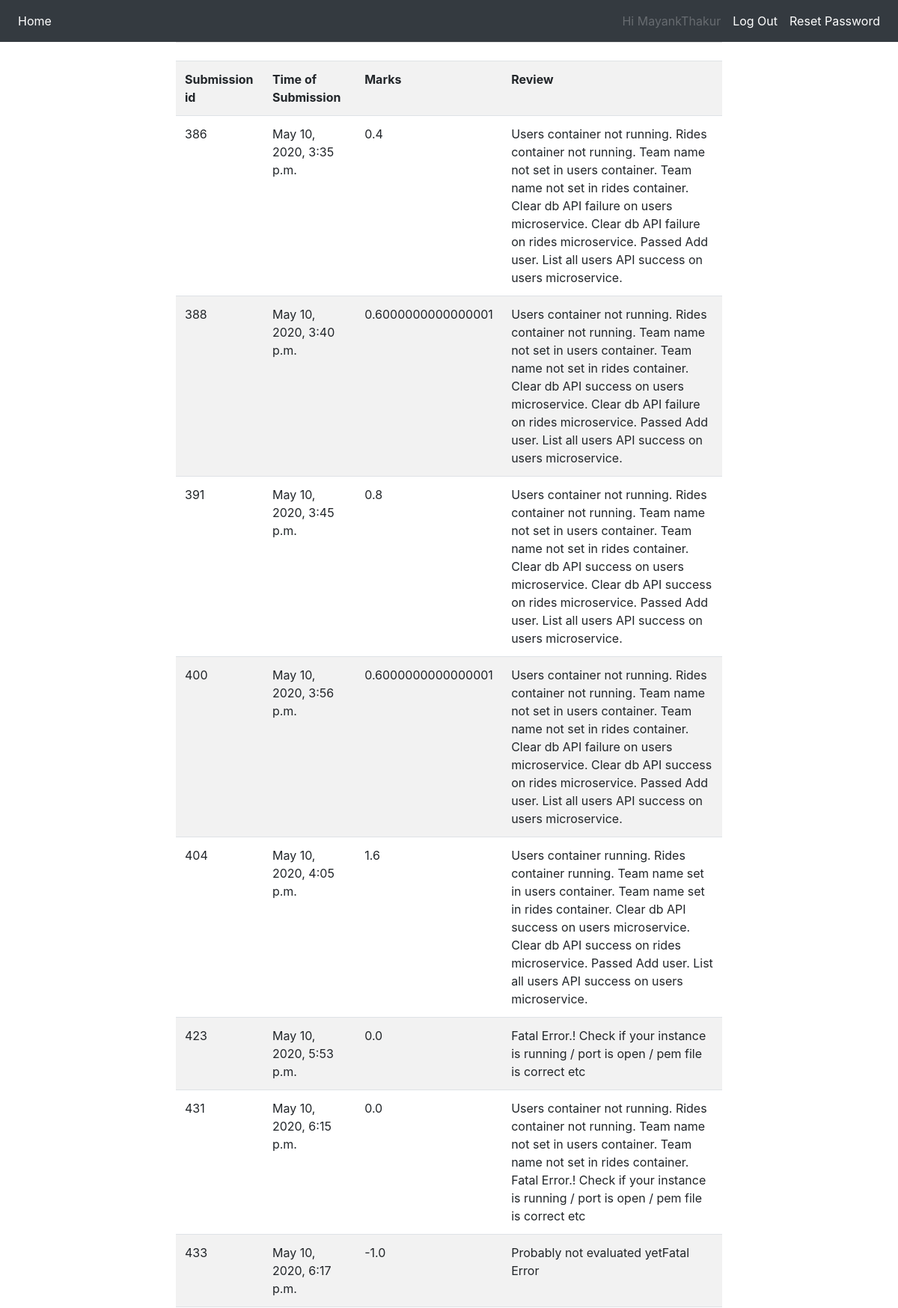
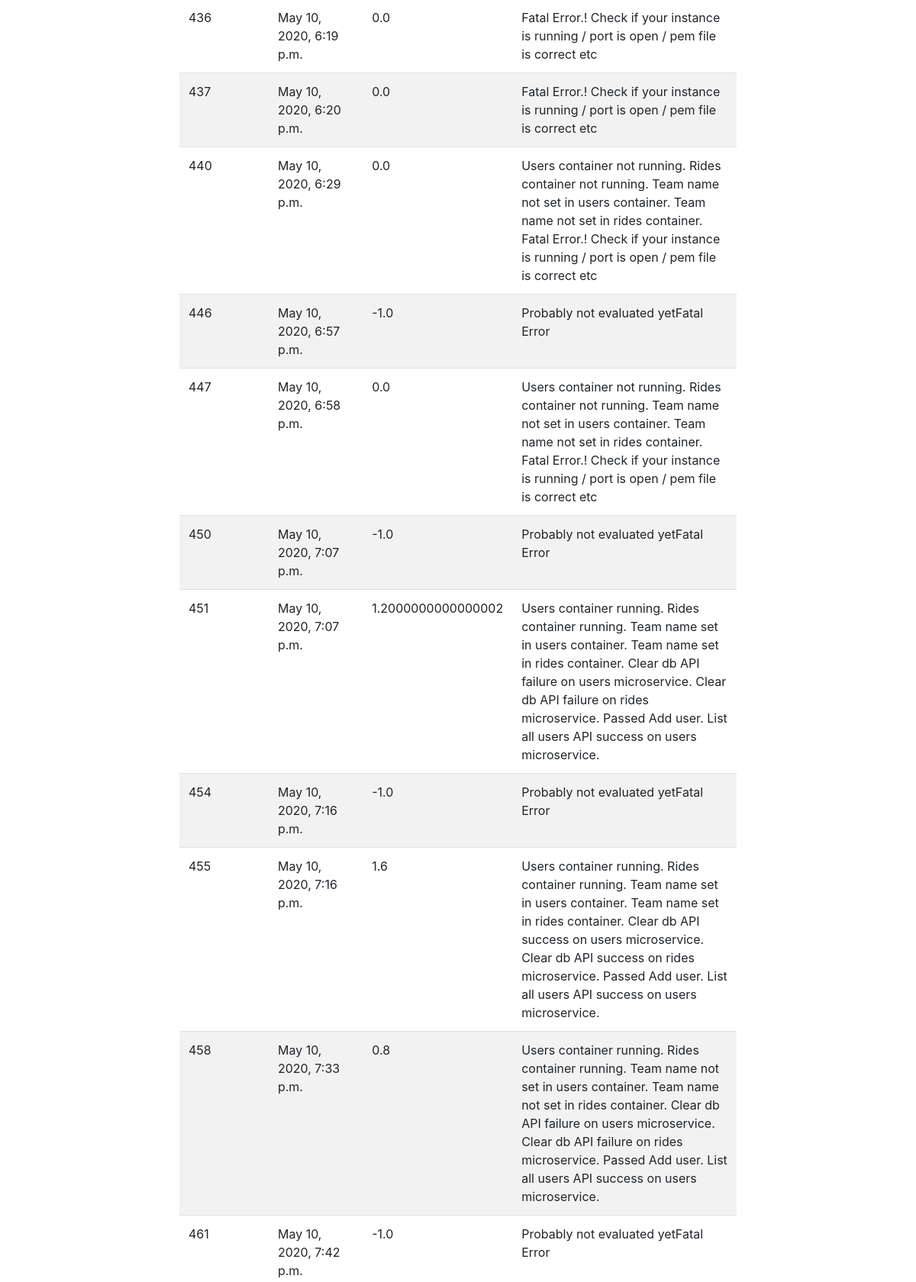
Screenshot of /faculty/view_submissions?eval_id=3 (signed in, upper part) with the database file from the repository (2 pictures, top to bottom).
### studentmgr/models.py (models this page shows, shortened)
class Submission(models.Model):
    team = models.ForeignKey(Team, on_delete=models.CASCADE)
    username = models.CharField(max_length=128, blank=True)
    timestamp = models.DateTimeField(default=timezone.now)
    evaluation = models.ForeignKey(Evaluation, on_delete=models.CASCADE)
    marks = models.FloatField(default=-1)
    message = models.TextField(default="Probably not evaluated yet")
    faculty_message = models.TextField(blank=True)
    public_ip_address = models.URLField(blank=False)
    source_code_file = models.FileField(upload_to="source/api_test/")
    above_specification_choice = models.CharField(max_length=256, blank=True, null=True)
    above_specification = models.TextField()
    above_specification_file = models.FileField(
        upload_to="source/above_api_specification/"
    )
    private_key_file = models.FileField(
        upload_to="key", storage=OverwriteStorage(), blank=True
    )

### facultymgr/views.py (the view)
# urls.py: path("view_submissions", views.SubmissionView.as_view(), name="view_submission"),
class SubmissionView(LoginRequiredMixin, UserPassesTestMixin, View):
    def test_func(self):
        return self.request.user.groups.filter(name="faculty").exists()
    def get(self, request):
        evaluation = request.GET["eval_id"]
        submissions = Submission.objects.filter(evaluation=evaluation)
        return render(request, "submissions.html", {"submissions": submissions})

### studentmgr/templates/submissions.html (shortened to what this page needs)
{% extends 'base.html' %}
{% load crispy_forms_tags %}
{% block content %}
    <div class="table-responsive">
        <table class="table table-striped">
            <tr>
                <th>Submission id</th>
                <th>Time of Submission</th>
                <th>Marks</th>
                <th>Review</th>
            </tr>
            {% for submission in submissions %}
                <tr>
                    <td> {{ submission.id }}</td>
                    <td>{{ submission.timestamp }}</td>
                    <td>{{ submission.marks }}</td>
                    <td>{{ submission.message }}</td>
                </tr>
            {% endfor %}
        </table>
    </div>
{% endblock %}

### templates/base.html (shortened to what this page needs)
<!DOCTYPE html>
<html lang="en">
<head>
    <link rel="stylesheet" href="https://maxcdn.bootstrapcdn.com/bootstrap/4.4.1/css/bootstrap.min.css">
</head>
<body>
{% if user.is_authenticated %}
    <nav class="navbar navbar-expand-sm bg-dark navbar-dark">
        <ul class="navbar-nav mr-auto">
            <li class="nav-item active">
                <a class="nav-link" href="{% url 'home' %}">Home</a>
            </li>
        </ul>
        <ul class="navbar-nav ml-auto">
            <li class="nav-item">
                <a class="nav-link disabled" href="#">Hi {{ user.username }}</a>
            </li>
            <li class="nav-item active">
                <a class="nav-link" href="{% url 'logout' %}">Log Out</a>
            </li>
            <li class="nav-item active">
                <a class="nav-link" href="{% url 'password_reset' %}">Reset Password</a>
            </li>
        </ul>
    </nav>
{% endif %}
<div class="container">
    <div class="row justify-content-center">
        <div class="col-8">
            <hr class="mt-0 mb-4">
            <main>
                {% block content %}
                {% endblock %}
            </main>
        </div>
    </div>
</div>
</body>
</html>

### rows the page displays
Submission: id "386", timestamp "May 10, 2020, 3:35 p.m.", marks "0.4", message "Users container not running. Rides container not running. Team name not set in users container. Team name not set in rides container. Clear db API failure on users microservice. Clear db API failure on rides microservice. Passed Add user. List all users API success on users microservice."
Submission: id "388", timestamp "May 10, 2020, 3:40 p.m.", marks "0.6000000000000001", message "Users container not running. Rides container not running. Team name not set in users container. Team name not set in rides container. Clear db API success on users microservice. Clear db API failure on rides microservice. Passed Add user. List all users API success on users microservice."
Submission: id "391", timestamp "May 10, 2020, 3:45 p.m.", marks "0.8", message "Users container not running. Rides container not running. Team name not set in users container. Team name not set in rides container. Clear db API success on users microservice. Clear db API success on rides microservice. Passed Add user. List all users API success on users microservice."
Submission: id "400", timestamp "May 10, 2020, 3:56 p.m.", marks "0.6000000000000001", message "Users container not running. Rides container not running. Team name not set in users container. Team name not set in rides container. Clear db API failure on users microservice. Clear db API success on rides microservice. Passed Add user. List all users API success on users microservice."
Submission: id "404", timestamp "May 10, 2020, 4:05 p.m.", marks "1.6", message "Users container running. Rides container running. Team name set in users container. Team name set in rides container. Clear db API success on users microservice. Clear db API success on rides microservice. Passed Add user. List all users API success on users microservice."
Submission: id "423", timestamp "May 10, 2020, 5:53 p.m.", marks "0.0", message "Fatal Error.! Check if your instance is running / port is open / pem file is correct etc"
Submission: id "431", timestamp "May 10, 2020, 6:15 p.m.", marks "0.0", message "Users container not running. Rides container not running. Team name not set in users container. Team name not set in rides container. Fatal Error.! Check if your instance is running / port is open / pem file is correct etc"
Submission: id "433", timestamp "May 10, 2020, 6:17 p.m.", marks "-1.0", message "Probably not evaluated yetFatal Error"
Submission: id "436", timestamp "May 10, 2020, 6:19 p.m.", marks "0.0", message "Fatal Error.! Check if your instance is running / port is open / pem file is correct etc"
Submission: id "437", timestamp "May 10, 2020, 6:20 p.m.", marks "0.0", message "Fatal Error.! Check if your instance is running / port is open / pem file is correct etc"
Submission: id "440", timestamp "May 10, 2020, 6:29 p.m.", marks "0.0", message "Users container not running. Rides container not running. Team name not set in users container. Team name not set in rides container. Fatal Error.! Check if your instance is running / port is open / pem file is correct etc"
Submission: id "446", timestamp "May 10, 2020, 6:57 p.m.", marks "-1.0", message "Probably not evaluated yetFatal Error"
Submission: id "447", timestamp "May 10, 2020, 6:58 p.m.", marks "0.0", message "Users container not running. Rides container not running. Team name not set in users container. Team name not set in rides container. Fatal Error.! Check if your instance is running / port is open / pem file is correct etc"
Submission: id "450", timestamp "May 10, 2020, 7:07 p.m.", marks "-1.0", message "Probably not evaluated yetFatal Error"
Submission: id "451", timestamp "May 10, 2020, 7:07 p.m.", marks "1.2000000000000002", message "Users container running. Rides container running. Team name set in users container. Team name set in rides container. Clear db API failure on users microservice. Clear db API failure on rides microservice. Passed Add user. List all users API success on users microservice."
Submission: id "454", timestamp "May 10, 2020, 7:16 p.m.", marks "-1.0", message "Probably not evaluated yetFatal Error"
Submission: id "455", timestamp "May 10, 2020, 7:16 p.m.", marks "1.6", message "Users container running. Rides container running. Team name set in users container. Team name set in rides container. Clear db API success on users microservice. Clear db API success on rides microservice. Passed Add user. List all users API success on users microservice."
Submission: id "458", timestamp "May 10, 2020, 7:33 p.m.", marks "0.8", message "Users container running. Rides container running. Team name not set in users container. Team name not set in rides container. Clear db API failure on users microservice. Clear db API failure on rides microservice. Passed Add user. List all users API success on users microservice."
Submission: id "461", timestamp "May 10, 2020, 7:42 p.m.", marks "-1.0", message "Probably not evaluated yetFatal Error"

### other values shown
{{ user.username }} "MayankThakur"
